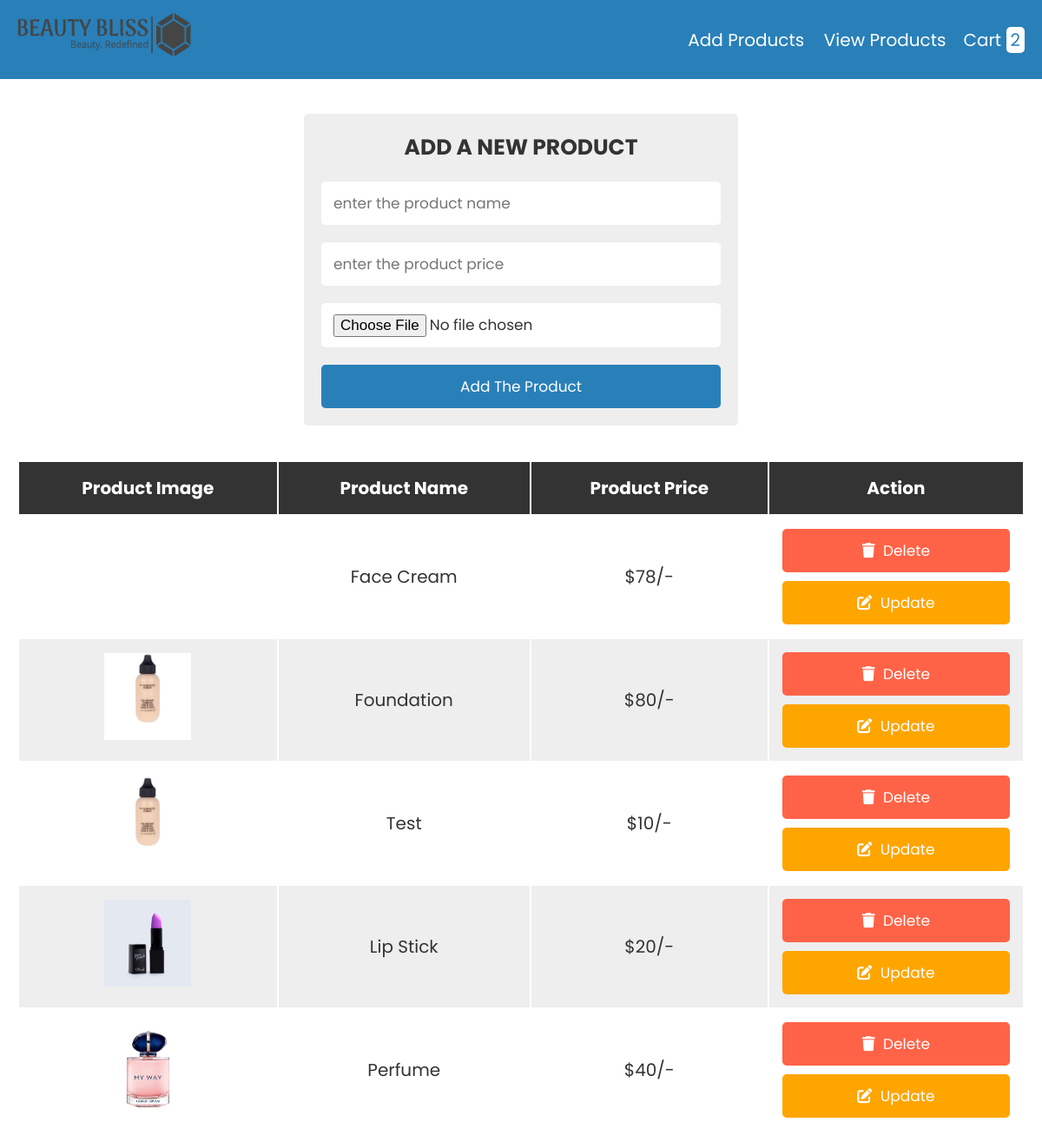
/admin/Admin-Cart/admin.php, run on the app's committed database.
### tables this page shows
CREATE TABLE IF NOT EXISTS `products` (
  `id` int(255) NOT NULL AUTO_INCREMENT,
  `name` varchar(255) NOT NULL,
  `price` varchar(255) NOT NULL,
  `image` varchar(255) NOT NULL,
  PRIMARY KEY (`id`)
);

### admin/Admin-Cart/admin.php (the view, shortened to what this page needs)
<?php
@include 'Adminconfig.php';
?>
<!DOCTYPE html>
<html lang="en">
<head>
   <link rel="stylesheet" href="https://cdnjs.cloudflare.com/ajax/libs/font-awesome/6.0.0/css/all.min.css">
   <link rel="stylesheet" href="Adminstyle.css">
</head>
<body>
<?php include 'header.php'; ?>
<div class="container">
<section>
<form action="" method="post" class="add-product-form" enctype="multipart/form-data">
   <h3>add a new product</h3>
   <input type="text" name="p_name" placeholder="enter the product name" class="box" required>
   <input type="number" name="p_price" min="0" placeholder="enter the product price" class="box" required>
   <input type="file" name="p_image" accept="image/png, image/jpg, image/jpeg" class="box" required>
   <input type="submit" value="add the product" name="add_product" class="btn">
</form>
</section>
<section class="display-product-table">
   <table>
      <thead>
         <th>product image</th>
         <th>product name</th>
         <th>product price</th>
         <th>action</th>
      </thead>
      <tbody>
         <?php
            $select_products = mysqli_query($conn, "SELECT * FROM `products`");
            if(mysqli_num_rows($select_products) > 0){
               while($row = mysqli_fetch_assoc($select_products)){
         ?>
         <tr>
            <td><img src="uploaded_img/<?php echo $row['image']; ?>" height="100" alt=""></td>
            <td><?php echo $row['name']; ?></td>
            <td>$<?php echo $row['price']; ?>/-</td>
            <td>
               <a href="admin.php?delete=<?php echo $row['id']; ?>" class="delete-btn" onclick="return confirm('Are you sure you want to delete this?');"> <i class="fas fa-trash"></i> delete </a>
               <a href="admin.php?edit=<?php echo $row['id']; ?>" class="option-btn"> <i class="fas fa-edit"></i> update </a>
            </td>
         </tr>
         <?php
            };
            }else{
               echo "<div class='empty'>no product added</div>";
            };
         ?>
      </tbody>
   </table>
</section>
</div>
</body>
</html>

### admin/Admin-Cart/header.php (shortened to what this page needs)
<header class="header">
   <div class="flex">
      <a href="http://localhost/WAD_website/admin/index.php" class="logo"><img src="download.webp" height="50" width="200" alt=""></a>
      <nav class="navbar">
         <a href="admin.php">add products</a>
         <a href="products.php">view products</a>
      </nav>
      <?php
      $select_rows = mysqli_query($conn, "SELECT * FROM `cart`") or die('query failed');
      $row_count = mysqli_num_rows($select_rows);
      ?>
      <a href="cart.php" class="cart">cart <span><?php echo $row_count; ?></span> </a>
   </div>
</header>

### admin/Admin-Cart/Adminstyle.css (style rules this page uses)
:root { --blue:#2980b9; --red:tomato; --orange:orange; --black:#333; --white:#fff; --bg-color:#eee; --dark-bg:rgba(0,0,0,.7); --box-shadow:0 .5rem 1rem rgba(0,0,0,.1); --border:.1rem solid #999; }
* { font-family: 'Poppins', sans-serif; margin:0; padding:0; box-sizing: border-box; outline: none; border:none; text-decoration: none; text-transform: capitalize; }
html { font-size: 62.5%; overflow-x: hidden; }
.container { max-width: 1200px; margin:0 auto; }
section { padding:2rem; }
.btn, .option-btn, .delete-btn { display: block; width: 100%; text-align: center; background-color: var(--blue); color:var(--white); font-size: 1.7rem; padding:1.2rem 3rem; border-radius: .5rem; cursor: pointer; margin-top: 1rem; }
.option-btn i, .delete-btn i { padding-right: .5rem; }
.option-btn { background-color: var(--orange); }
.delete-btn { margin-top: 0; background-color: var(--red); }
.header { background-color: var(--blue); position: sticky; top:0; left:0; z-index: 1000; }
.header .flex { display: flex; align-items: center; padding:1.5rem 2rem; max-width: 1200px; margin:0 auto; }
.header .flex .logo { margin-right: auto; font-size: 2.5rem; color:var(--white); }
.header .flex .navbar a { margin-left: 2rem; font-size: 2rem; color:var(--white); }
.header .flex .cart { margin-left: 2rem; font-size: 2rem; color:var(--white); }
.header .flex .cart span { padding:.1rem .5rem; border-radius: .5rem; background-color: var(--white); color:var(--blue); font-size: 2rem; }
.add-product-form { max-width: 50rem; background-color: var(--bg-color); border-radius: .5rem; padding:2rem; margin:0 auto; margin-top: 2rem; }
.add-product-form h3 { font-size: 2.5rem; margin-bottom: 1rem; color:var(--black); text-transform: uppercase; text-align: center; }
.add-product-form .box { text-transform: none; padding:1.2rem 1.4rem; font-size: 1.7rem; color:var(--black); border-radius: .5rem; background-color: var(--white); margin:1rem 0; width: 100%; }
.display-product-table table { width: 100%; text-align: center; }
.display-product-table table thead th { padding:1.5rem; font-size: 2rem; background-color: var(--black); color:var(--white); }
.display-product-table table td { padding:1.5rem; font-size: 2rem; color:var(--black); }
.display-product-table table td:first-child { padding:0; }
.display-product-table table tr:nth-child(even) { background-color: var(--bg-color); }

### data on the page
products: name "Face Cream", price "78"
products: image (picture), name "Foundation", price "80"
products: image (picture), name "Test", price "10"
products: image (picture), name "Lip Stick", price "20"
products: image (picture), name "Perfume", price "40"

### other printed values
$row_count "2"
